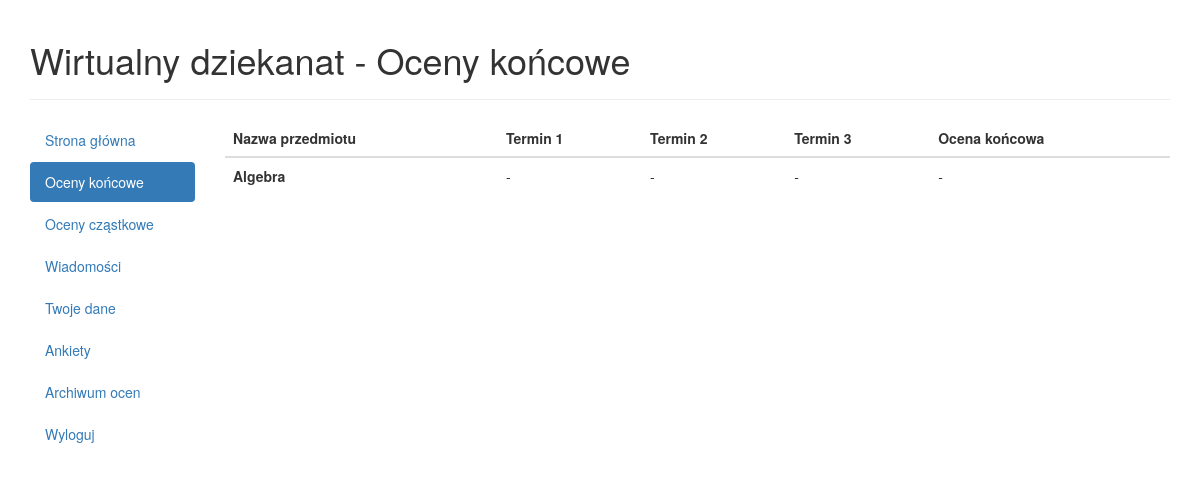
Page /student/1 (signed in) on the earlier database version.
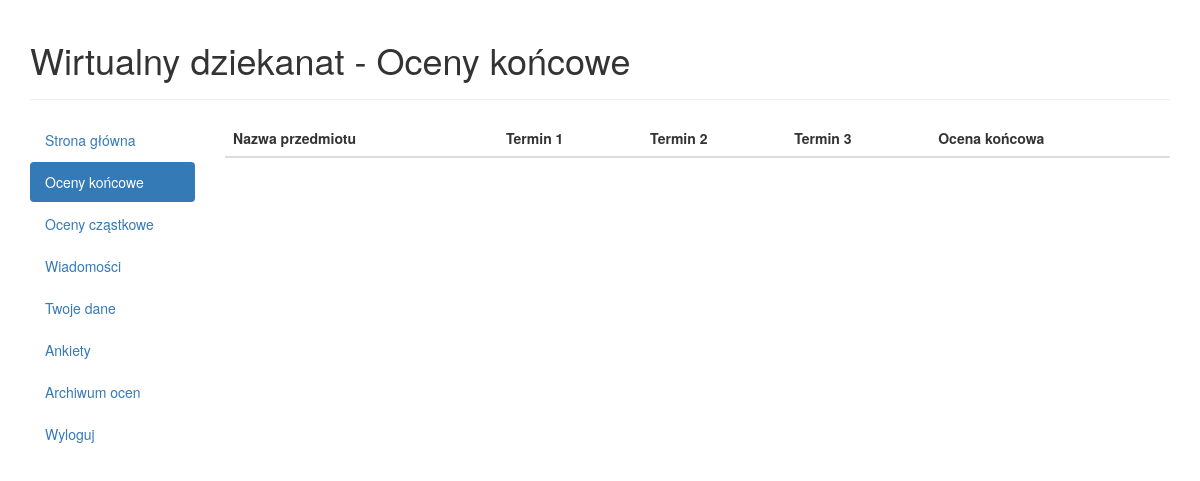
Same page on the later database version.
### database/models.py (models this page shows, shortened)
class SubjectsStudents(models.Model):
    TERM_CHOICES = (
        (1, '1'),
        (2, '2'),
        (3, '3'),
        (4, '4'),
        (5, '5'),
        (6, '6'),
        (7, '7'),
        (8, '8'),
        (9, '9'),
        (10, '10')
    )
    student_id = models.ForeignKey(Student,blank=True,null=True)
    subject_id = models.ForeignKey(Subject,blank=True,null=True)
    final_grade_id = models.OneToOneField(FinalGrade,blank=True,null=True)
    term_number = models.IntegerField(choices=TERM_CHOICES,default='1',blank=True,null=True)

class Subject(models.Model):
    teacher_id = models.ForeignKey(Teacher)
    name = models.CharField(max_length=20)
    course_homepage = models.CharField(max_length=20, blank=True,null=True)
    ECTS = models.IntegerField(default=3)
    exam = models.BooleanField(default=False, blank=True)
    def __str__(self):
        return self.name

class FinalGrade(models.Model):
    GRADE_CHOICES = (
        ('2.0', '2.0'),
        ('3.0', '3.0'),
        ('3.5', '3.5'),
        ('4.0', '4.0'),
        ('4.5', '4.5'),
        ('5.0', '5.0'),
        ('zal', 'zal'),
        ('nb', 'nb'),
        ('-','-')
    )
    student_id = models.ForeignKey(Student)
    subsubject_id = models.ForeignKey(Subsubject,blank=True)
    final_value = models.CharField(max_length=3, default='-',choices=GRADE_CHOICES)
    final_date = models.DateTimeField(blank=True,null=True)
    term1_value = models.CharField(max_length=3, default='-',choices=GRADE_CHOICES)
    term1_date = models.DateTimeField(blank=True,null=True)
    term2_value = models.CharField(max_length=3, default='-',choices=GRADE_CHOICES)
    term2_date = models.DateTimeField(blank=True,null=True)
    term3_value = models.CharField(max_length=3, default='-',choices=GRADE_CHOICES)
    term3_date = models.DateTimeField(blank=True,null=True)

### database/views.py (the view)
# urls.py: url(r'^student/(?P<page_id>[0-9]+)$', views.studentpage, name='studentpage'),
def studentpage(request, page_id):
    if request.user.is_authenticated():
        try:
            st = Student.objects.get(user=request.user)
            subjectsStudents = (subjectStudent for subjectStudent in SubjectsStudents.objects.filter(student_id=st))
            subsubjectsStudents = (subsubjectStudent for subsubjectStudent in
                                   SubsubjectsStudents.objects.filter(student_id=st))
            subjects = (subjects.subject_id for subjects in st.subjectsstudents_set.all())
            subjectsAct = (subjectAct for subjectAct in
                           SubjectsStudents.objects.filter(student_id=st).filter(term_number=st.term_number))
            subjectsArch = (subjectArch for subjectArch in
                            SubjectsStudents.objects.filter(student_id=st).exclude(term_number=st.term_number).order_by(
                                'term_number'))
            survey = (subjectStudent for subjectStudent in Survey.objects.filter(student_id=st))
            if (request.POST.get('message_id', False)):
                messageToMarkRead = Message.objects.filter(student_id=st).filter(is_read=False).get(
                    pk=request.POST.get('message_id', False))
                messageToMarkRead.is_read = True
                messageToMarkRead.save()
            messages = Message.objects.filter(student_id=st).filter(is_read=False).order_by('-date')
            allMessages = Message.objects.filter(student_id=st).order_by('-date')
            return render(request, 'database/studentpage.html',
                          {'student': st, 'subjectsStudents': subjectsStudents, 'messages': messages,
                           'all_messages': allMessages,
                           'page_id': page_id, 'subsubjectsStudents': subsubjectsStudents, 'subjectsAct': subjectsAct,
                           'subjectsArch': subjectsArch, 'survey': survey})
        except Student.DoesNotExist:
            return HttpResponse("Niema studenta")
        except Message.DoesNotExist:
            return HttpResponse("Wiadomosc nie istnieje")
    else:
        return HttpResponse("Nie zalogowany")

### database/templates/database/studentpage.html (shortened to what this page needs)
<!DOCTYPE html>
<html lang="en">
<head>
  <link rel="stylesheet" href="http://maxcdn.bootstrapcdn.com/bootstrap/3.3.4/css/bootstrap.min.css">
</head>
<body>
<div class="container">
	<div class="page-header">
		{% if page_id == '0' %}
			<h1>Wirtualny dziekanat - Strona główna</h1>
        	{% elif page_id == '1' %}
			<h1>Wirtualny dziekanat - Oceny końcowe</h1>
        	{% elif page_id == '2' %}
        	<h1>Wirtualny dziekanat - Oceny Cząstkowe</h1>
        	{% elif page_id == '3' %}
			<h1>Wirtualny dziekanat - Wiadomości</h1>
        	{% elif page_id == '4' %}
			<h1>Wirtualny dziekanat - Twoje dane</h1>
			{% elif page_id == '5' %}
			<h1>Wirtualny dziekanat - Ankiety</h1>
            {% elif page_id == '6' %}
			<h1>Wirtualny dziekanat - Archiwum ocen</h1>
        	{% endif %}
	</div>
  	<div class="row">
    		<div class="col-md-2">
      			<ul class="nav nav-pills nav-stacked">
      				{% if page_id == '0' %}
        			<li class="active"><a href="{% url 'studentpage' '0'%}">Strona główna</a></li>
        			<li><a href="{% url 'studentpage' '1'%}">Oceny końcowe</a></li>
        			<li><a href="{% url 'studentpage' '2'%}">Oceny cząstkowe</a></li>
        			<li><a href="{% url 'studentpage' '3'%}">Wiadomości</a></li>
        			<li><a href="{% url 'studentpage' '4'%}">Twoje dane</a></li>
					<li><a href="{% url 'studentpage' '5'%}">Ankiety</a></li>
                    <li><a href="{% url 'studentpage' '6'%}">Archiwum ocen</a></li>
               <li><a href="{% url 'logout' %}">Wyloguj</a></li>
        			{% elif page_id == '1' %}
        			<li><a href="{% url 'studentpage' '0'%}">Strona główna</a></li>
        			<li class="active" ><a href="{% url 'studentpage' '1'%}">Oceny końcowe</a></li>
        			<li><a href="{% url 'studentpage' '2'%}">Oceny cząstkowe</a></li>
        			<li><a href="{% url 'studentpage' '3'%}">Wiadomości</a></li>
        			<li><a href="{% url 'studentpage' '4'%}">Twoje dane</a></li>
					<li><a href="{% url 'studentpage' '5'%}">Ankiety</a></li>
					<li><a href="{% url 'studentpage' '6'%}">Archiwum ocen</a></li>
               <li><a href="{% url 'logout' %}">Wyloguj</a></li>
               {% endif %}
      			</ul>
   		</div>
   		<div class="col-md-10">
   		{% if page_id == '0' %}
			<h2>Witaj {{student.user.first_name}} {{student.user.last_name}}</h2>
				{% if not messages %}
				<h2>Nie masz nowych wiadomości</h2>
						{% else %}
						<h2>Nieprzeczytane wiadomości</h2>
 						 {% for message in messages %}
    					<div class="panel panel-info">
   					 <div class="panel-heading">Od: <b>{{message.teacher_id.user.first_name}} {{message.teacher_id.user.last_name}}</b> Data: <b>{{message.date}}</b></div>
   				 <div class="panel-body">{{message.contents}}</div>
   				 <div class="panel-footer">
    					<form action="{% url 'studentpage' '0' %}" method='post'>
						{% csrf_token %}
						<input type="hidden" name="message_id" value="{{message.pk}}" />
						<input type="submit" value="Oznacz jako przeczytane"  class="btn btn-info" role="button"/>
						</form>
  			 		 </div>
 						 </div>
					  {% endfor %}
				{% endif %}
        	{% elif page_id == '1' %}
			  <table class="table table-hover">
				<thead>
				  <tr>
					<th>Nazwa przedmiotu</th>
					<th>Termin 1</th>
					<th>Termin 2</th>
					<th>Termin 3</th>
					<th>Ocena końcowa</th>
				  </tr>
				</thead>
				<tbody>
				{% for subjectStudent in subjectsAct %}
					<tr><td><b>{{subjectStudent.subject_id}}</b></td><td>{{subjectStudent.final_grade_id.term1_value}}</td><td>{{subjectStudent.final_grade_id.term2_value}}</td><td>{{subjectStudent.final_grade_id.term3_value}}</td><td>{{subjectStudent.final_grade_id.final_value}}</td></tr>
				{% endfor %}
				</tbody>
			  </table>
			{% endif %}
    </div>
  </div>
</div>
</body>
</html>

Differences in the rows shown:
removed SubjectsStudents: subject_id "Algebra", final_grade_id.term1_value "-", final_grade_id.term2_value "-", final_grade_id.term3_value "-", final_grade_id.final_value "-"
